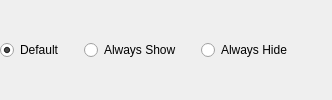
                      <widget class="QWidget" name="batteryRdo" native="true">
                       <layout class="QHBoxLayout" name="horizontalLayout_32">
                        <property name="spacing">
                         <number>20</number>
                        </property>
                        <property name="leftMargin">
                         <number>0</number>
                        </property>
                        <property name="topMargin">
                         <number>0</number>
                        </property>
                        <property name="rightMargin">
                         <number>0</number>
                        </property>
                        <property name="bottomMargin">
                         <number>0</number>
                        </property>
                        <item>
                         <widget class="QRadioButton" name="batteryDefaultRdo">
                          <property name="cursor">
                           <cursorShape>PointingHandCursor</cursorShape>
                          </property>
                          <property name="text">
                           <string>Default</string>
                          </property>
                          <property name="checked">
                           <bool>true</bool>
                          </property>
                         </widget>
                        </item>
                        <item>
                         <widget class="QRadioButton" name="batteryShowRdo">
                          <property name="cursor">
                           <cursorShape>PointingHandCursor</cursorShape>
                          </property>
                          <property name="text">
                           <string>Always Show</string>
                          </property>
                         </widget>
                        </item>
                        <item>
                         <widget class="QRadioButton" name="batteryHideRdo">
                          <property name="cursor">
                           <cursorShape>PointingHandCursor</cursorShape>
                          </property>
                          <property name="text">
                           <string>Always Hide</string>
                          </property>
                         </widget>
                        </item>
                        <item>
                         <spacer name="horizontalSpacer_20">
                          <property name="orientation">
                           <enum>Qt::Horizontal</enum>
                          </property>
                          <property name="sizeHint" stdset="0">
                           <size>
                            <width>40</width>
                            <height>20</height>
                           </size>
                          </property>
                         </spacer>
                        </item>
                       </layout>
                      </widget>
